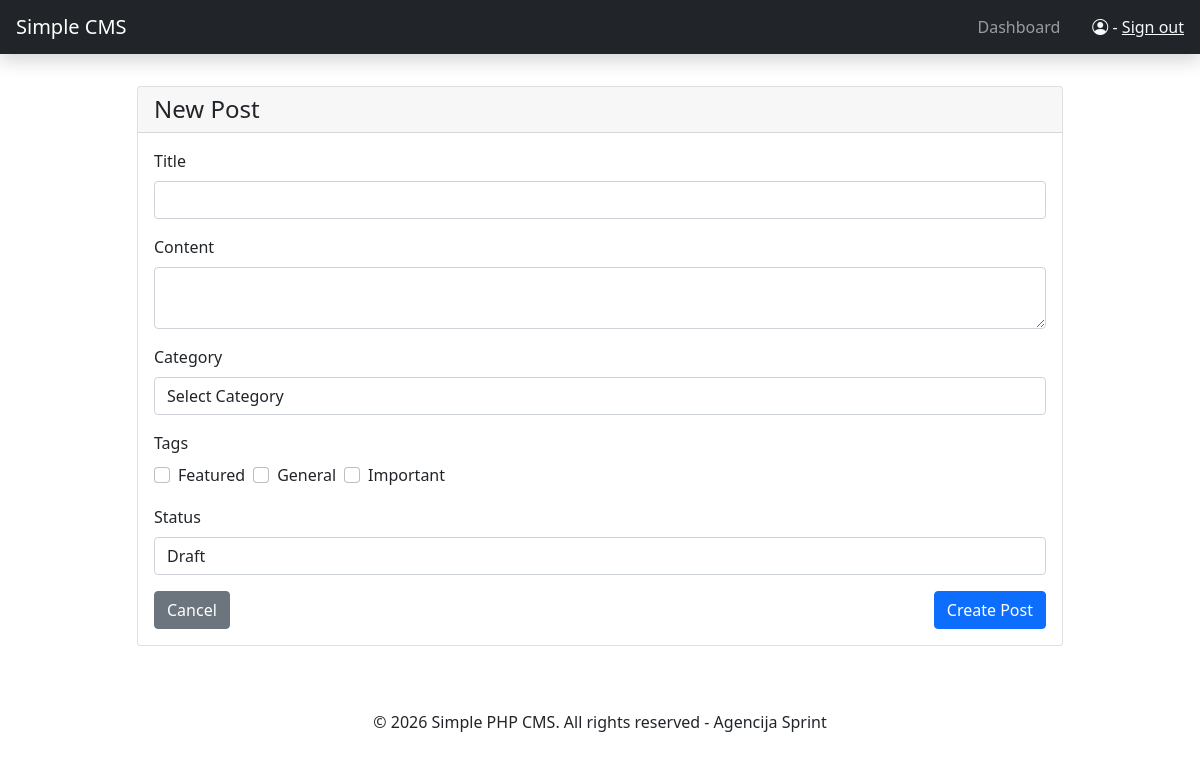
The page /Blog_System_PHP/index.php?page=edit_post (signed in) on the database its author committed.
### tables this page shows
CREATE TABLE IF NOT EXISTS tags (
    id INT AUTO_INCREMENT PRIMARY KEY,
    name VARCHAR(50) NOT NULL,
    created_at TIMESTAMP DEFAULT CURRENT_TIMESTAMP,
    updated_at TIMESTAMP DEFAULT CURRENT_TIMESTAMP ON UPDATE CURRENT_TIMESTAMP,
    UNIQUE KEY name_unique (name)
);

### Blog_System_PHP/classes/Tag.php (called while the page is built, shortened)
<?php
class Tag {
    private $db;
    public function __construct($db) {
        $this->db = $db;
    }
    public function getAllTags() {
        $query = "SELECT t.*, COUNT(pt.post_id) as post_count
                 FROM tags t
                 LEFT JOIN post_tags pt ON t.id = pt.tag_id
                 GROUP BY t.id
                 ORDER BY t.name ASC";
        $result = $this->db->query($query);
        $tags = [];
        while ($tag = $result->fetch_assoc()) {
            $tags[] = $tag;
        }
        return $tags;
    }
}
?>

### Blog_System_PHP/templates/edit_post.php (the view, shortened to what this page needs)
<?php include 'templates/header.php'; ?>
<div class="row justify-content-center">
    <div class="col-md-10">
        <div class="card">
            <div class="card-header">
                <h4 class="card-title mb-0"><?php echo isset($post) ? 'Edit Post' : 'New Post'; ?></h4>
            </div>
            <div class="card-body">
                <form method="post" action="index.php" id="postForm">
                    <div class="mb-3">
                        <label for="title" class="form-label">Title</label>
                        <input type="text" class="form-control" id="title" name="title"
                               value="<?php echo isset($post) ? htmlspecialchars($post['title']) : ''; ?>" required>
                    </div>
                    <div class="mb-3">
                        <label for="content" class="form-label">Content</label>
                        <textarea class="form-control" id="content" name="content" required><?php
                        ?></textarea>
                    </div>
                    <div class="mb-3">
                        <label for="category_id" class="form-label">Category</label>
                        <select class="form-control" id="category_id" name="category_id" required>
                            <option value="">Select Category</option>
                        </select>
                    </div>
                    <div class="mb-3">
                        <label class="form-label">Tags</label>
                        <div class="d-flex flex-wrap gap-2">
                            <?php foreach ($tags as $tag): ?>
                                <div class="form-check">
                                    <input class="form-check-input" type="checkbox" name="tags[]"
                                           value="<?php echo $tag['id']; ?>" id="tag_<?php echo $tag['id']; ?>"
                                           <?php echo isset($post_tags) && in_array($tag['id'], array_column($post_tags, 'id')) ? 'checked' : ''; ?>>
                                    <label class="form-check-label" for="tag_<?php echo $tag['id']; ?>">
                                        <?php echo htmlspecialchars($tag['name']); ?>
                                    </label>
                                </div>
                            <?php endforeach; ?>
                        </div>
                    </div>
                    <div class="mb-3">
                        <label for="status" class="form-label">Status</label>
                        <select class="form-control" id="status" name="status">
                            <option value="draft" <?php echo isset($post) && $post['status'] == 'draft' ? 'selected' : ''; ?>>
                                Draft
                            </option>
                        </select>
                    </div>
                    <div class="d-flex justify-content-between">
                        <a href="index.php?page=admin" class="btn btn-secondary">Cancel</a>
                        <button type="submit" class="btn btn-primary" id="submitBtn">
                            <?php echo isset($post) ? 'Update Post' : 'Create Post'; ?>
                        </button>
                    </div>
                </form>
            </div>
        </div>
    </div>
</div>
<?php include 'templates/footer.php'; ?>

### rows shown on the page
tags: name "Featured"
tags: name "General"
tags: name "Important"
